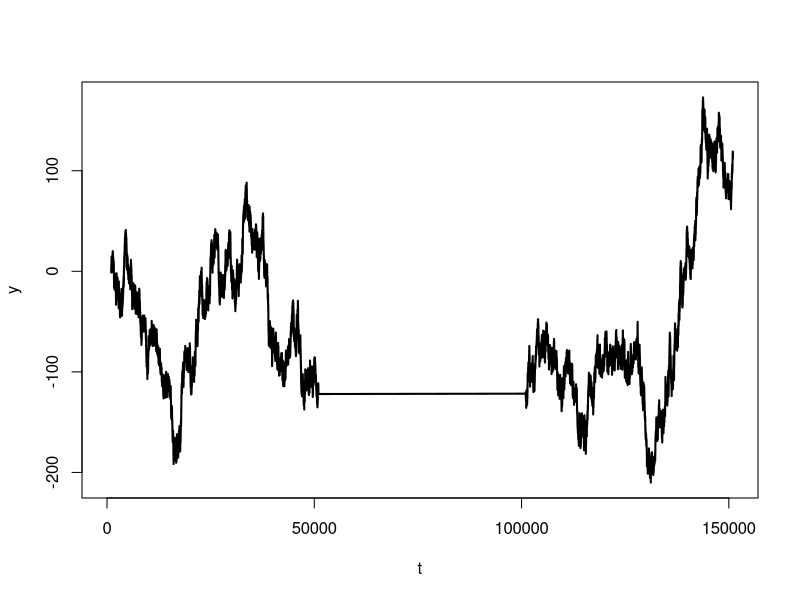

Write R code to recreate this figure.
rm(list=ls())
library(data.table)
library(pracma)
library(zoo)
library(microbenchmark)

N <- 50000
fs <- 1/10
set.seed(1)

average <- function(x){
	if(is.numeric(x)){
		return(mean(x))
		}
	else{
		#fixme
		return(x[1])
		}
	}


interpolate <- function(t, yy, t_out){
	if(is.numeric(yy)){
		return(interp1(t, yy, t_out, "linear"))
	}
	
	else{
			yy <- as.factor(yy)
			levs <- levels(yy)
			yy <- unclass(yy)
			attr(yy, "levels") <- NULL
			out <- interp1(t, yy, t_out, "nearest")
			out <- as.factor(levs[out])
			return(out)
		}
}

interpolateROIData <- function(data, fs){
	d <- copy(data)
	ori_keys <- key(d)
	print(ori_keys)
	sampling_period <- 1/fs
	d[, t := sampling_period * round(d[,t] /sampling_period)]
	setkey(d, "t")

	d <- d[,lapply(.SD,average),by=t]


	ts <- as.ts(zoo(d,d[,t]))
	d <- as.data.table(ts)
	d[,t := index(ts)]
	setkey(d, "t")

	missing_idxs <- apply(is.na(d),1,any)
	
	missing_points <- d[missing_idxs,t]
 	dd <- as.data.table(lapply(d, interpolate, t=d[,t], t_out=missing_points))
 	setkey(dd, "t")
	
	d[missing_idxs,] <- dd

	setkeyv(d, ori_keys)
	return(d)

}





###########################################################################

y <- cumsum(rnorm(N))
t <- sort(jitter(1:N))
y2 <- y[N] + cumsum(rnorm(N))
t2 <- sort(jitter((2*N + 1 ): (3*N))) 

y <- c(y,y2)
t <- 1000 + c(t,t2)

d <- data.table(y,t)

	
	d[, V1:=rnorm(.N)]
	d[, V2:=rnorm(.N)]
	d[, V3:=rnorm(.N)]
#~ 	d[, V4:=rnorm(.N)]
#~ 	d[, V5:=rnorm(.N)]
#~ 	d[, V1:=ifelse(rnorm(.N) > 0, "a", "b")]
#~ 	d[, V2:=ifelse(rnorm(.N) > 0, "a", "b")]
#~ 	d[, V3:=ifelse(rnorm(.N) > 0, "a", "b")]
	d[, V4:=ifelse(rnorm(.N) > 0, "a", "b")]
	d[, V5:=ifelse(rnorm(.N) > 0, "c", "v")]
#~ 	setkey(d, "V5")
################################

 
plot(y ~ t, d, type='l', xlim=c(0,t[length(t)]),lwd=2)

dt <- interpolateROIData(d, fs)


#~ o <- microbenchmark(
#~ m1 = interpolateROIData(d, fs,interpolate),
#~ m2 = interpolateROIData(d, fs,interpolate2), times=10)





